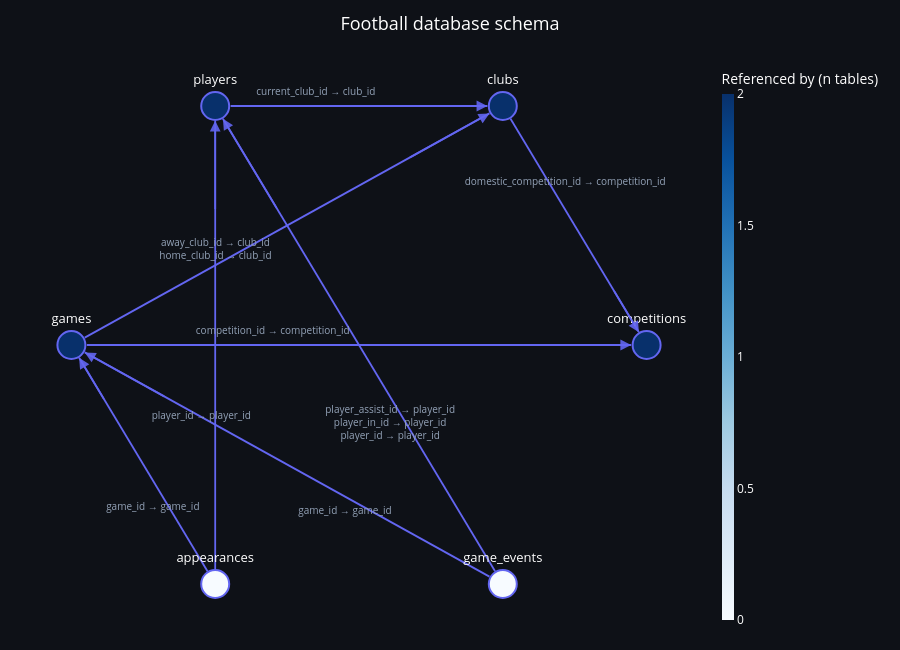

Source (notebook cell):
### Markdown cell above
<div class="alert alert-block alert-success">

### **First lets take a look at how tables are connected in this database**

### Code cell
database_diagram=schema_diagram(run_query_fn=run_query,
                                layout='circular',
                                edge_labels='always',
                                title='Football database schema')

database_diagram

### Figure 1 — Plotly figure (JSON) as saved in the notebook; plotly's stock layout.template omitted (floating-point values rounded to 4 significant figures)
{"data": [{"hoverinfo": "none", "line": {"color": "#6366F1", "width": 1.8}, "mode": "lines", "type": "scatter", "x": [0.5268, 0.9732, null, -0.4464, 0.4464, null, -0.9535, 0.4535, null, -0.9464, 0.9464, null, -0.5, -0.5, null, -0.5268, -0.9732, null, 0.4732, -0.4732, null, 0.4535, -0.9535, null], "y": [0.8196, 0.04646, null, 0.866, 0.866, null, 0.02682, 0.8392, null, -6.057e-08, 2.216e-08, null, -0.8124, 0.8124, null, -0.8196, -0.04646, null, -0.8196, 0.8196, null, -0.8392, -0.02682, null]}, {"hoverlabel": {"bgcolor": "#1e1e2e", "font": {"size": 10}}, "hovertemplate": ["<b>clubs</b> → <b>competitions</b><br><span style='color:#94A3B8'>domestic_competition_id → competition_id</span><extra></extra>", "<b>players</b> → <b>clubs</b><br><span style='color:#94A3B8'>current_club_id → club_id</span><extra></extra>", "<b>games</b> → <b>clubs</b><br><span style='color:#94A3B8'>away_club_id → club_id<br>home_club_id → club_id</span><extra></extra>", "<b>games</b> → <b>competitions</b><br><span style='color:#94A3B8'>competition_id → competition_id</span><extra></extra>", "<b>appearances</b> → <b>players</b><br><span style='color:#94A3B8'>player_id → player_id</span><extra></extra>", "<b>appearances</b> → <b>games</b><br><span style='color:#94A3B8'>game_id → game_id</span><extra></extra>", "<b>game_events</b> → <b>players</b><br><span style='color:#94A3B8'>player_assist_id → player_id<br>player_in_id → player_id<br>player_id → player_id</span><extra></extra>", "<b>game_events</b> → <b>games</b><br><span style='color:#94A3B8'>game_id → game_id</span><extra></extra>"], "mode": "text", "text": ["domestic_competition_id → competition_id", "current_club_id → club_id", "away_club_id → club_id<br>home_club_id → club_id", "competition_id → competition_id", "player_id → player_id", "game_id → game_id", "player_assist_id → player_id<br>player_in_id → player_id<br>player_id → player_id", "game_id → game_id"], "textfont": {"color": "#94A3B8", "size": 10}, "type": "scatter", "x": [0.7168, -0.15, -0.4991, -0.3, -0.5483, -0.7168, 0.1082, -0.04914], "y": [0.5871, 0.9143, 0.3449, 0.04828, -0.2598, -0.5871, -0.2839, -0.6047]}, {"hoverlabel": {"bgcolor": "#1e1e2e", "font": {"size": 12}}, "hovertemplate": ["<b>competitions</b><br>Referenced by 2 table(s)<br>References 0 table(s)<br>──────────────────<br>competition_id  (character varying(4))<br>name  (character varying(64))<br>type  (character varying(32))<br>country_name  (character varying(16))<extra></extra>", "<b>clubs</b><br>Referenced by 2 table(s)<br>References 1 table(s)<br>──────────────────<br>club_id  (integer)<br>name  (character varying(64))<br>domestic_competition_id  (character varying(4))<br>squad_size  (integer)<br>foreigners_number  (integer)<br>national_team_players  (integer)<br>stadium_name  (character varying(64))<br>stadium_seats  (integer)<br>net_transfer_record  (character varying(16))<extra></extra>", "<b>players</b><br>Referenced by 2 table(s)<br>References 1 table(s)<br>──────────────────<br>player_id  (integer)<br>current_club_id  (integer)<br>player_code  (character varying(64))<br>country_of_birth  (character varying(32))<br>city_of_birth  (character varying(64))<br>country_of_citizenship  (character varying(32))<br>date_of_birth  (date)<br>sub_position  (character varying(32))<br>position  (character varying(16))<br>foot  (character varying(8))<br>height_in_cm  (integer)<br>contract_expiration_date  (date)<extra></extra>", "<b>games</b><br>Referenced by 2 table(s)<br>References 2 table(s)<br>──────────────────<br>game_id  (integer)<br>competition_id  (character varying(4))<br>season  (integer)<br>date  (date)<br>home_club_id  (integer)<br>away_club_id  (integer)<br>home_club_goals  (integer)<br>away_club_goals  (integer)<br>stadium  (character varying(64))<br>attendance  (integer)<extra></extra>", "<b>appearances</b><br>Referenced by 0 table(s)<br>References 2 table(s)<br>──────────────────<br>appearance_id  (character varying(16))<br>game_id  (integer)<br>player_id  (integer)<br>yellow_cards  (integer)<br>red_cards  (integer)<br>goals  (integer)<br>assists  (integer)<br>minutes_played  (integer)<extra></extra>", "<b>game_events</b><br>Referenced by 0 table(s)<br>References 2 table(s)<br>──────────────────<br>game_event_id  (integer)<br>game_id  (integer)<br>minute  (integer)<br>type  (character varying(16))<br>player_id  (integer)<br>player_in_id  (integer)<br>player_assist_id  (integer)<extra></extra>"], "marker": {"color": [2, 2, 2, 2, 0, 0], "colorbar": {"bgcolor": "rgba(0,0,0,0)", "outlinewidth": 0, "thickness": 12, "tickfont": {"color": "white"}, "title": {"font": {"color": "white"}, "text": "Referenced by (n tables)"}}, "colorscale": [[0, "rgb(247,251,255)"], [0.125, "rgb(222,235,247)"], [0.25, "rgb(198,219,239)"], [0.375, "rgb(158,202,225)"], [0.5, "rgb(107,174,214)"], [0.625, "rgb(66,146,198)"], [0.75, "rgb(33,113,181)"], [0.875, "rgb(8,81,156)"], [1, "rgb(8,48,107)"]], "line": {"color": "#6366F1", "width": 2}, "showscale": true, "size": 28}, "mode": "markers+text", "text": ["competitions", "clubs", "players", "games", "appearances", "game_events"], "textfont": {"color": "white", "size": 13}, "textposition": "top center", "type": "scatter", "x": [1, 0.5, -0.5, -1.0, -0.5, 0.5], "y": [2.45e-08, 0.866, 0.866, -6.292e-08, -0.866, -0.866]}], "layout": {"annotations": [{"arrowcolor": "#6366F1", "arrowhead": 2, "arrowsize": 1.2, "arrowwidth": 1.8, "ax": 0.8839, "axref": "x", "ay": 0.2011, "ayref": "y", "opacity": 0.9, "showarrow": true, "text": "", "x": 0.9732, "xref": "x", "y": 0.04646, "yref": "y"}, {"arrowcolor": "#6366F1", "arrowhead": 2, "arrowsize": 1.2, "arrowwidth": 1.8, "ax": 0.2678, "axref": "x", "ay": 0.866, "ayref": "y", "opacity": 0.9, "showarrow": true, "text": "", "x": 0.4464, "xref": "x", "y": 0.866, "yref": "y"}, {"arrowcolor": "#6366F1", "arrowhead": 2, "arrowsize": 1.2, "arrowwidth": 1.8, "ax": 0.1721, "axref": "x", "ay": 0.6767, "ayref": "y", "opacity": 0.9, "showarrow": true, "text": "", "x": 0.4535, "xref": "x", "y": 0.8392, "yref": "y"}, {"arrowcolor": "#6366F1", "arrowhead": 2, "arrowsize": 1.2, "arrowwidth": 1.8, "ax": 0.5678, "axref": "x", "ay": 5.613e-09, "ayref": "y", "opacity": 0.9, "showarrow": true, "text": "", "x": 0.9464, "xref": "x", "y": 2.216e-08, "yref": "y"}, {"arrowcolor": "#6366F1", "arrowhead": 2, "arrowsize": 1.2, "arrowwidth": 1.8, "ax": -0.5, "axref": "x", "ay": 0.4874, "ayref": "y", "opacity": 0.9, "showarrow": true, "text": "", "x": -0.5, "xref": "x", "y": 0.8124, "yref": "y"}, {"arrowcolor": "#6366F1", "arrowhead": 2, "arrowsize": 1.2, "arrowwidth": 1.8, "ax": -0.8839, "axref": "x", "ay": -0.2011, "ayref": "y", "opacity": 0.9, "showarrow": true, "text": "", "x": -0.9732, "xref": "x", "y": -0.04646, "yref": "y"}, {"arrowcolor": "#6366F1", "arrowhead": 2, "arrowsize": 1.2, "arrowwidth": 1.8, "ax": -0.2839, "axref": "x", "ay": 0.4917, "ayref": "y", "opacity": 0.9, "showarrow": true, "text": "", "x": -0.4732, "xref": "x", "y": 0.8196, "yref": "y"}, {"arrowcolor": "#6366F1", "arrowhead": 2, "arrowsize": 1.2, "arrowwidth": 1.8, "ax": -0.6721, "axref": "x", "ay": -0.1893, "ayref": "y", "opacity": 0.9, "showarrow": true, "text": "", "x": -0.9535, "xref": "x", "y": -0.02682, "yref": "y"}], "height": 650, "hovermode": "closest", "margin": {"b": 20, "l": 20, "r": 20, "t": 60}, "paper_bgcolor": "#0e1117", "plot_bgcolor": "#0e1117", "showlegend": false, "title": {"font": {"color": "white", "size": 18}, "text": "Football database schema", "x": 0.5}, "xaxis": {"showgrid": false, "showticklabels": false, "zeroline": false}, "yaxis": {"showgrid": false, "showticklabels": false, "zeroline": false}}}
